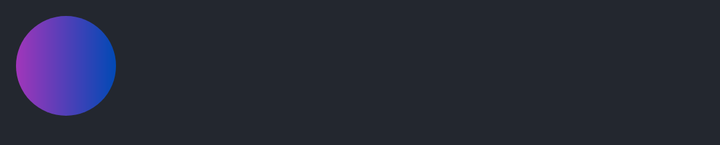
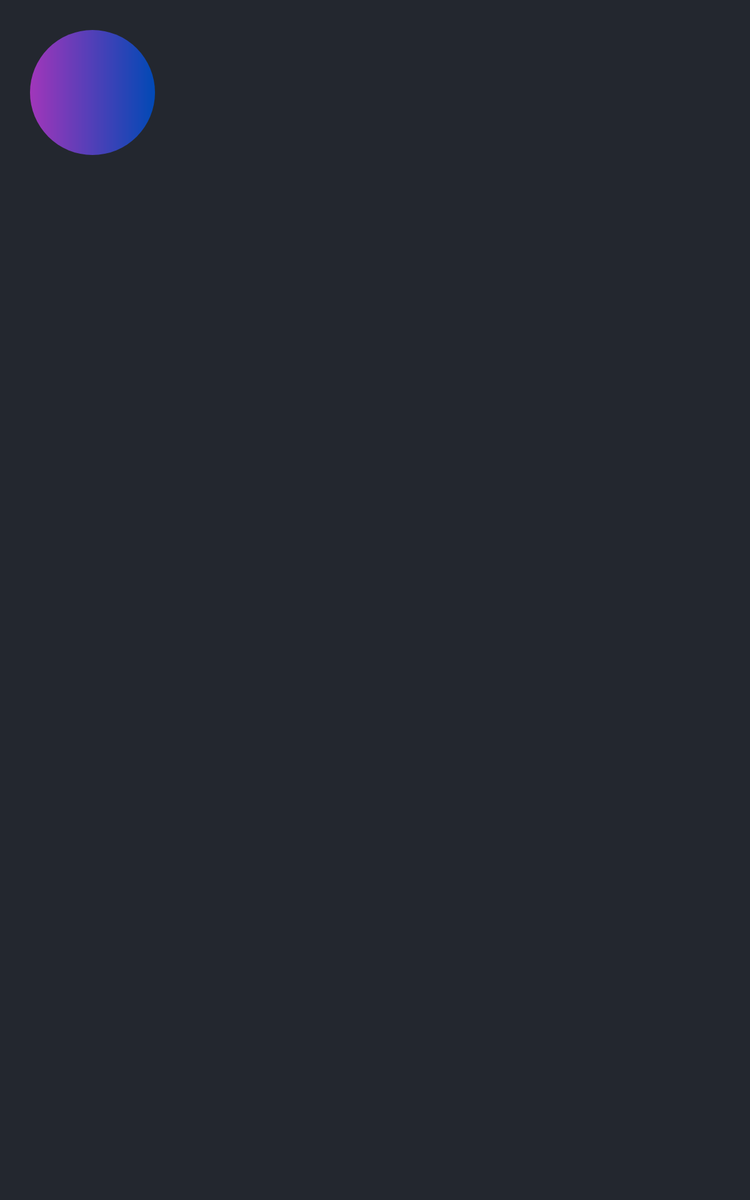

Compare how this app lays out the same screen by default and in its alternative resource folder. The renders come first, then the two layout files and the values they reference.
<!-- AndroidManifest.xml: application theme Theme.MindValleyChannelView -->
<!-- res/layout/layout_channel_section_item.xml -->
<?xml version="1.0" encoding="utf-8"?>
<androidx.constraintlayout.widget.ConstraintLayout xmlns:android="http://schemas.android.com/apk/res/android"
    xmlns:app="http://schemas.android.com/apk/res-auto"
    xmlns:tools="http://schemas.android.com/tools"
    android:layout_width="match_parent"
    android:layout_height="wrap_content"
    android:padding="@dimen/dimen_8dp"
    tools:context=".ui.fragment.ChannelScreenFragment">

    <androidx.appcompat.widget.AppCompatImageView
        android:id="@+id/tv_channelScreen_channelImage"
        android:layout_width="@dimen/dimen_50dp"
        android:layout_height="@dimen/dimen_50dp"
        android:background="@drawable/channel_image_bg"
        app:layout_constraintStart_toStartOf="parent"
        app:layout_constraintTop_toTopOf="parent" />

    <androidx.appcompat.widget.AppCompatTextView
        android:id="@+id/tv_channelScreen_channelTitle"
        android:layout_width="0dp"
        android:layout_height="wrap_content"
        android:layout_marginStart="@dimen/dimen_16dp"
        android:textColor="@color/text_primary_color"
        android:textSize="@dimen/dimen_20sp"
        android:textStyle="bold"
        app:layout_constraintEnd_toEndOf="parent"
        app:layout_constraintStart_toEndOf="@+id/tv_channelScreen_channelImage"
        app:layout_constraintTop_toTopOf="parent" />

    <androidx.appcompat.widget.AppCompatTextView
        android:id="@+id/tv_channelScreen_episodesCount"
        android:layout_width="0dp"
        android:layout_height="wrap_content"
        android:layout_marginStart="@dimen/dimen_16dp"
        android:textColor="@color/text_secondary_color"
        android:textSize="@dimen/dimen_16sp"
        app:layout_constraintEnd_toEndOf="parent"
        app:layout_constraintStart_toEndOf="@+id/tv_channelScreen_channelImage"
        app:layout_constraintTop_toBottomOf="@+id/tv_channelScreen_channelTitle" />

    <androidx.recyclerview.widget.RecyclerView
        android:id="@+id/rv_channelScreen_channelSection"
        android:layout_width="0dp"
        android:layout_height="wrap_content"
        android:layout_marginTop="@dimen/dimen_8dp"
        app:layout_constraintEnd_toEndOf="parent"
        app:layout_constraintStart_toStartOf="parent"
        app:layout_constraintTop_toBottomOf="@+id/tv_channelScreen_episodesCount" />

</androidx.constraintlayout.widget.ConstraintLayout>
<!-- resources referenced by this layout -->
<resources>
  <color name="text_primary_color">#FFFFFFFF</color>
  <color name="text_secondary_color">#95989D</color>
  <dimen name="dimen_16dp">16dp</dimen>
  <dimen name="dimen_16sp">16sp</dimen>
  <dimen name="dimen_20sp">20sp</dimen>
  <dimen name="dimen_50dp">50dp</dimen>
  <dimen name="dimen_8dp">8dp</dimen>
  <!-- drawable channel_image_bg (drawable) -->
  <?xml version="1.0" encoding="utf-8"?>
  <shape xmlns:android="http://schemas.android.com/apk/res/android"
      android:shape="oval">
      <gradient android:startColor="#A136BA"
          android:endColor="#0149B5"/>
  
  </shape>
  <style name="Theme.MindValleyChannelView" parent="Theme.MaterialComponents.DayNight.NoActionBar">
          
          <item name="colorPrimary">@color/primaryColor</item>
          <item name="colorPrimaryVariant">@color/primaryColor</item>
          <item name="colorOnPrimary">@color/white</item>
          <item name="android:windowBackground">@color/primaryColor</item>
          <item name="android:textColor">@color/white</item>
          
          <item name="colorSecondary">@color/secondaryColor</item>
          <item name="colorSecondaryVariant">@color/secondaryColor</item>
          <item name="colorOnSecondary">@color/white</item>
          
          <item name="android:statusBarColor" tools:targetApi="l">?attr/colorPrimaryVariant</item>
          
      </style>
  <color name="primaryColor">#23272f</color>
  <color name="white">#FFFFFFFF</color>
  <color name="secondaryColor">#FFFFFFFF</color>
</resources>
<!-- res/layout-sw600dp/layout_channel_section_item.xml (the repository's variant of the layout above) -->
<!-- drawn on a 7-inch tablet held upright -->
<?xml version="1.0" encoding="utf-8"?>
<androidx.constraintlayout.widget.ConstraintLayout xmlns:android="http://schemas.android.com/apk/res/android"
    xmlns:app="http://schemas.android.com/apk/res-auto"
    xmlns:tools="http://schemas.android.com/tools"
    style="@style/MatchParentWrapContent"
    android:layout_marginTop="@dimen/dimen_16dp"
    tools:context=".ui.fragment.ChannelScreenFragment">

    <androidx.appcompat.widget.AppCompatImageView
        android:id="@+id/tv_channelScreen_channelImage"
        android:layout_width="@dimen/dimen_50dp"
        android:layout_height="@dimen/dimen_50dp"
        android:layout_margin="@dimen/dimen_8dp"
        android:background="@drawable/channel_image_bg"
        app:layout_constraintStart_toStartOf="parent"
        app:layout_constraintTop_toTopOf="parent" />

    <androidx.appcompat.widget.AppCompatTextView
        android:id="@+id/tv_channelScreen_channelTitle"
        style="@style/ConstraintWrapStyle"
        android:layout_marginStart="@dimen/dimen_16dp"
        android:textColor="@color/text_primary_color"
        android:textSize="@dimen/dimen_20sp"
        android:textStyle="bold"
        app:layout_constraintEnd_toEndOf="parent"
        app:layout_constraintStart_toEndOf="@+id/tv_channelScreen_channelImage"
        app:layout_constraintTop_toTopOf="@+id/tv_channelScreen_channelImage" />

    <androidx.appcompat.widget.AppCompatTextView
        android:id="@+id/tv_channelScreen_episodesCount"
        style="@style/ConstraintWrapStyle"
        android:layout_marginStart="@dimen/dimen_16dp"
        android:textColor="@color/text_secondary_color"
        android:textSize="@dimen/dimen_16sp"
        app:layout_constraintEnd_toEndOf="parent"
        app:layout_constraintStart_toEndOf="@+id/tv_channelScreen_channelImage"
        app:layout_constraintTop_toBottomOf="@+id/tv_channelScreen_channelTitle" />

    <androidx.recyclerview.widget.RecyclerView
        android:id="@+id/rv_channelScreen_channelSection"
        style="@style/ConstraintWrapStyle"
        android:layout_margin="@dimen/dimen_8dp"
        app:layout_constraintEnd_toEndOf="parent"
        app:layout_constraintStart_toStartOf="parent"
        app:layout_constraintTop_toBottomOf="@+id/tv_channelScreen_channelImage" />

</androidx.constraintlayout.widget.ConstraintLayout>
<!-- resources referenced by the variant -->
<!-- as a 7-inch tablet held upright resolves them -->
<resources>
  <color name="text_primary_color">#FFFFFFFF</color>
  <color name="text_secondary_color">#95989D</color>
  <!-- from res/values-sw600dp/ -->
  <dimen name="dimen_16dp">32dp</dimen>
  <!-- from res/values-sw600dp/ -->
  <dimen name="dimen_16sp">18sp</dimen>
  <!-- from res/values-sw600dp/ -->
  <dimen name="dimen_20sp">30sp</dimen>
  <!-- from res/values-sw600dp/ -->
  <dimen name="dimen_50dp">100dp</dimen>
  <!-- from res/values-sw600dp/ -->
  <dimen name="dimen_8dp">24dp</dimen>
  <!-- drawable channel_image_bg (drawable) -->
  <?xml version="1.0" encoding="utf-8"?>
  <shape xmlns:android="http://schemas.android.com/apk/res/android"
      android:shape="oval">
      <gradient android:startColor="#A136BA"
          android:endColor="#0149B5"/>
  
  </shape>
  <style name="ConstraintWrapStyle">
          <item name="android:layout_width">0dp</item>
          <item name="android:layout_height">wrap_content</item>
      </style>
  <style name="MatchParentWrapContent">
          <item name="android:layout_width">match_parent</item>
          <item name="android:layout_height">wrap_content</item>
      </style>
  <style name="Theme.MindValleyChannelView" parent="Theme.MaterialComponents.DayNight.NoActionBar">
          
          <item name="colorPrimary">@color/primaryColor</item>
          <item name="colorPrimaryVariant">@color/primaryColor</item>
          <item name="colorOnPrimary">@color/white</item>
          <item name="android:windowBackground">@color/primaryColor</item>
          <item name="android:textColor">@color/white</item>
          
          <item name="colorSecondary">@color/secondaryColor</item>
          <item name="colorSecondaryVariant">@color/secondaryColor</item>
          <item name="colorOnSecondary">@color/white</item>
          
          <item name="android:statusBarColor" tools:targetApi="l">?attr/colorPrimaryVariant</item>
          
      </style>
  <color name="primaryColor">#23272f</color>
  <color name="white">#FFFFFFFF</color>
  <color name="secondaryColor">#FFFFFFFF</color>
</resources>
